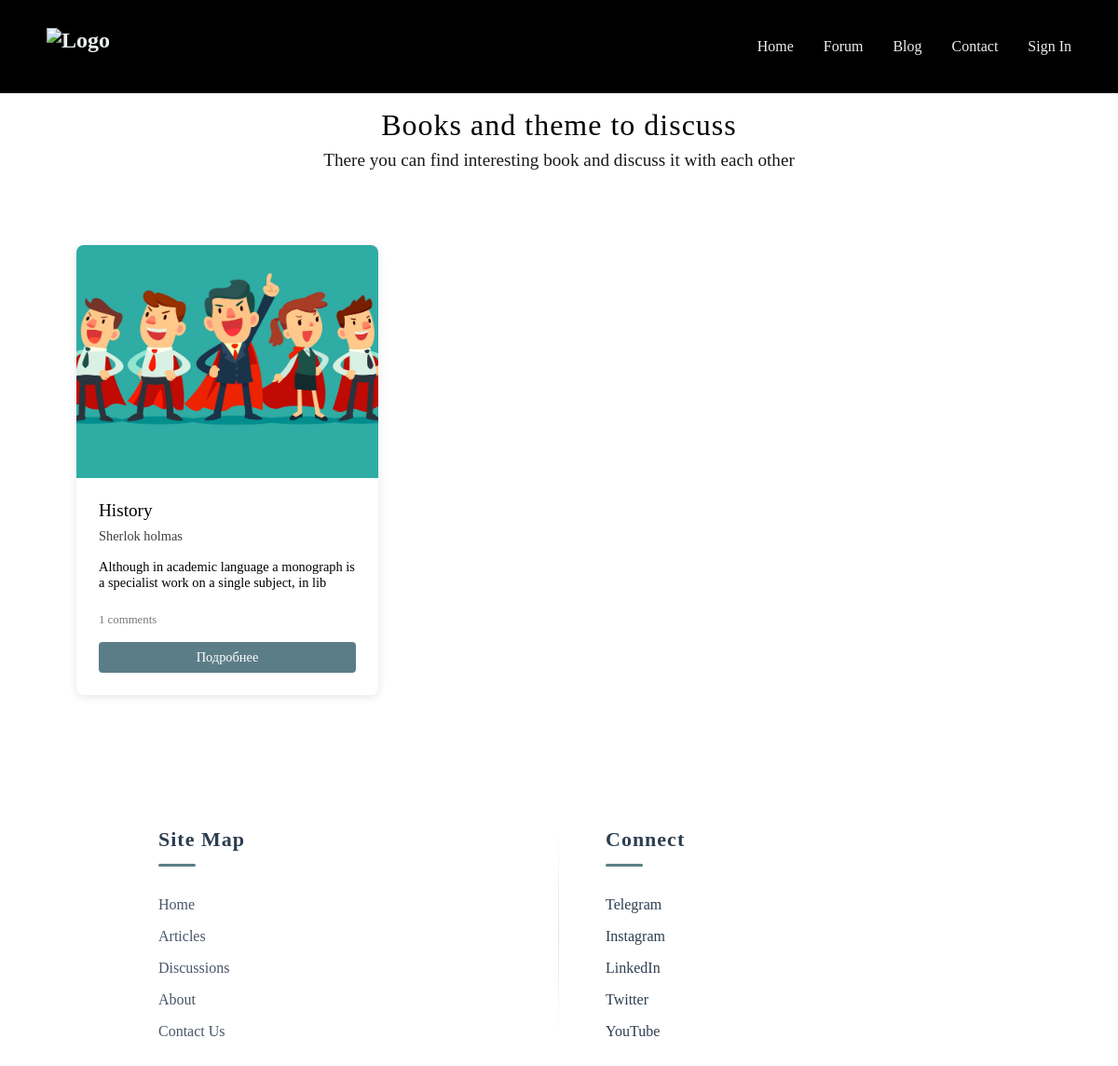
The page /books/ on the database its author committed.
### essayApp/models.py (models this page shows, shortened)
class Book(models.Model):
    title = models.CharField(max_length=70)
    short_description = models.CharField(max_length=90)
    banner = models.ImageField(upload_to='media/', null=True, blank=True)
    banner_url = models.URLField(null=True, blank=True)
    theme_title = models.CharField(max_length=90)
    created_at = models.DateTimeField(default=timezone.now)
    author = models.CharField(max_length=130)
    def get_banner(self):
        if self.banner:
            return self.banner.url
        return self.banner_url

### essayApp/views.py (the view)
# urls.py: path('books/', book, name='book'),
def book(request):
    books = Book.objects.all()
    ctx={
        'books': books
    }
    return render(request,'books.html',ctx)

### templates/books.html (shortened to what this page needs)
<!DOCTYPE html>
<html lang="en">
<head>
    {% load static %}
    <link rel="stylesheet" href="{% static 'css/blog.css' %}">
    <link rel="stylesheet" href="{% static 'css/navbar.css' %}">
</head>
<body>
    <nav>
        <div class="nav-container">
            <a href="/" class="logo">
                <img src="https://cdn.dorik.com/6587cf2393037000111f0b06/images/logo-b16Cp.png" alt="Logo">
            </a>
            <ul class="nav-links">
                <li><a href="/">Home</a></li>
                <li><a href="/forum/">Forum</a></li>
                <li class="dropdown">
                    <a class="drop-trigger">Blog</a>
                </li>
                <li><a href="/contact/">Contact</a></li>
                <li>
                    {% if request.user.is_authenticated %}
                    <form action="{% url 'logout' %}" method="post">
                        {% csrf_token %}
                        <button type="submit">
                            Log Out
                        </button>
                    </form>
                    {% else %}
                    <a href="{% url 'login' %}">
                        Sign In
                    </a>
                    {% endif %}
                </li>
            </ul>
        </div>
    </nav>
    <div id="books-page">
        <header>
            <h1>Books and theme to discuss</h1>
            <h2>There you can find interesting book and discuss it with each other</h2>
        </header>
        <div class="container">
            <div class="books-grid">
                {% for i in books %}
                <div class="book-card">
                    <div class="book-image">
                        <img src="{{ i.get_banner }}" alt="Banner">
                    </div>
                    <div class="book-info">
                        <h3 class="book-title">{{ i.title }}</h3>
                        <p class="book-author">{{ i.author }}</p>
                        <p class="book-excerpt">
                            {{ i.short_description }}
                        </p>
                        <div class="book-meta">
                            {% if i.comments.count > 0 %}
                            <span>{{ i.comments.count }} comments</span>
                            {% else %}
                            <span>No comments</span>
                            {% endif %}
                        </div>
                        <a href="{% url 'book_detail' i.id %}" class="book-link">Подробнее</a>
                    </div>
                </div>
                {% endfor %}
            </div>
        </div>
    </div>
    <footer>
        <div class="footer-container">
            <div class="footer-col">
                <h1>Site Map</h1>
                <div class="footer-list">
                    <p>Home</p>
                    <p>Articles</p>
                    <p>Discussions</p>
                    <p>About</p>
                    <p>Contact Us</p>
                </div>
            </div>
            <div class="footer-col">
                <h1>Connect</h1>
                <div class="footer-list">
                    <a href="https://t.me/quedforum" target="_blank">Telegram</a>
                    <a href="https://www.instagram.com/thequedio?igsh=MWZkNHNkd3hodXVkaw==" target="_blank">Instagram
                    </a>
                    <a href="https://www.linkedin.com/company/quedio/" target="_blank">LinkedIn</a>
                    <a>Twitter</a>
                    <a>YouTube</a>
                </div>
            </div>
        </div>
    </footer>
</body>
</html>

### static/css/blog.css (style rules this page uses)
header { color: black; padding: 1rem; text-align: center; }
h1 { font-weight: 300; letter-spacing: 1px; margin-bottom: 0.5rem; }
h2 { font-weight: 300; opacity: 0.9; font-size: 1.2rem; }
.container { max-width: 1100px; margin: 0 auto; padding: 2rem; }
.books-grid { display: grid; grid-template-columns: repeat(auto-fill, minmax(300px, 1fr)); gap: 2rem; margin-top: 2rem; }
.book-card { background: white; border-radius: 8px; overflow: hidden; box-shadow: 0 2px 10px rgba(0, 0, 0, 0.1); transition: 0.3s all linear; display: flex; flex-direction: column; }
.book-image { height: 250px; display: flex; align-items: center; justify-content: center; overflow: hidden; }
.book-image img { width: 100%; height: 100%; object-fit: cover; transition: 0.2s linear all; }
.book-info { padding: 1.5rem; flex-grow: 1; display: flex; flex-direction: column; }
.book-title { font-size: 1.2rem; font-weight: 500; margin-bottom: 0.5rem; color: black; }
.book-author { font-size: 0.9rem; color: #3f3f3f; margin-bottom: 1rem; }
.book-excerpt { font-size: 0.9rem; margin-bottom: 1.5rem; flex-grow: 1; }
.book-meta { display: flex; justify-content: space-between; align-items: center; font-size: 0.8rem; color: #777; }
.book-link { display: inline-block; padding: 0.5rem 1rem; background-color: #5B7D87; color: white; text-decoration: none; border-radius: 4px; font-size: 0.9rem; margin-top: 1rem; text-align: center; transition: 0.2s linear all; }

### static/css/navbar.css (style rules this page uses)
* { margin: 0; padding: 0; box-sizing: border-box; font-family: 'DM Sans' sans-serif; }
nav { position: relative; width: 100%; background-color: black; padding: 30px; }
.nav-container { max-width: 1100px; margin: 0 auto; display: flex; justify-content: space-between; align-items: center; }
.logo { color: #ecf0f1; font-size: 1.5rem; font-weight: bold; text-decoration: none; display: flex; align-items: center; transition: transform 0.3s ease; }
.logo img { height: 40px; }
.nav-links { display: flex; list-style: none; gap: 2rem; }
.nav-links a, button { color: #ecf0f1; text-decoration: none; background-color: transparent; border: 0; font-size: 1rem; cursor: pointer; transition: all 0.3s ease; position: relative; }
.nav-links a::after { content: ''; position: absolute; width: 0; height: 2px; bottom: -4px; left: 0; background-color: #3498db; transition: width 0.3s ease; }
.dropdown { position: relative; }
footer { padding: 80px 20px 50px; max-width: 1200px; margin: 30px auto 0px auto; width: 100%; display: flex; justify-content: center; position: relative; overflow: hidden; }
.footer-container { width: 100%; max-width: 900px; display: flex; justify-content: space-around; gap: 60px; flex-wrap: wrap; position: relative; }
.footer-col { display: flex; flex-direction: column; gap: 24px; flex: 1; min-width: 220px; position: relative; }
.footer-col h1 { font-size: 22px; font-weight: 600; color: #2c3e50; position: relative; padding-bottom: 16px; margin-bottom: 8px; }
.footer-col a { color: #2c3e50; text-decoration: none; }
.footer-col h1::after { content: ''; position: absolute; left: 0; bottom: 0; width: 40px; height: 3px; background-color: #5B7D87; border-radius: 2px; transition: width 0.3s ease; }
.footer-list { display: flex; flex-direction: column; gap: 16px; }
.footer-list p { color: #4a5568; cursor: pointer; transition: all 0.3s ease; font-size: 16px; position: relative; padding-left: 0; display: inline-block; max-width: fit-content; }
.footer-list p::after { content: ''; position: absolute; width: 0; height: 1px; bottom: -2px; left: 0; background-color: #5B7D87; transition: width 0.3s ease; }
@media (min-width: 992px) { .footer-col { padding: 0 20px; } }
@media (min-width: 992px) { .footer-col:not(:last-child)::after { content: ''; position: absolute; right: -30px; top: 0; height: 100%; width: 1px; background: linear-gradient(to bottom, transparent, rgba(90, 125, 135, 0.2), transparent); } }

### rows shown on the page
Book: get_banner (picture), title "History", author "Sherlok holmas", short_description "Although in academic language a monograph is a specialist work on a single subject, in lib", comments.count "1"
